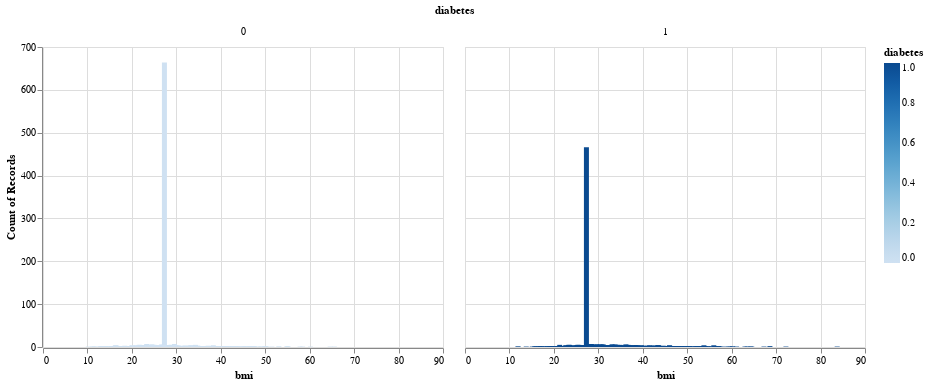

Source (notebook cell):
### Markdown cell above
This graph demonstrates that Hba1c level is directly correlated to the presence of diabetes, as all patients with very high HbA1c have diabetes, and all with very low HbA1c do not.

### Code cell
diabetes_bmi_plot = alt.Chart(diabetes_small).mark_bar().encode(
    x = alt.X("bmi"),
    y = "count()",
    color = alt.Color("diabetes") 
).facet("diabetes")
diabetes_bmi_plot

### Figure 1 — Vega-Lite specification as saved in the notebook (floating-point values rounded to 4 significant figures; data arrays with more than 128 entries replaced by an {"elided": "..."} marker saying what was removed)
{"config": {"view": {"continuousWidth": 400, "continuousHeight": 300}}, "data": {"name": "data-fafeeccf1f76ba302f9a968a4ca8cc2b"}, "facet": {"field": "diabetes", "type": "quantitative"}, "spec": {"mark": "bar", "encoding": {"color": {"field": "diabetes", "type": "quantitative"}, "x": {"field": "bmi", "type": "quantitative"}, "y": {"aggregate": "count", "type": "quantitative"}}}, "$schema": "https://vega.github.io/schema/vega-lite/v4.17.0.json", "datasets": {"data-fafeeccf1f76ba302f9a968a4ca8cc2b": {"elided": "5000 records"}}}
